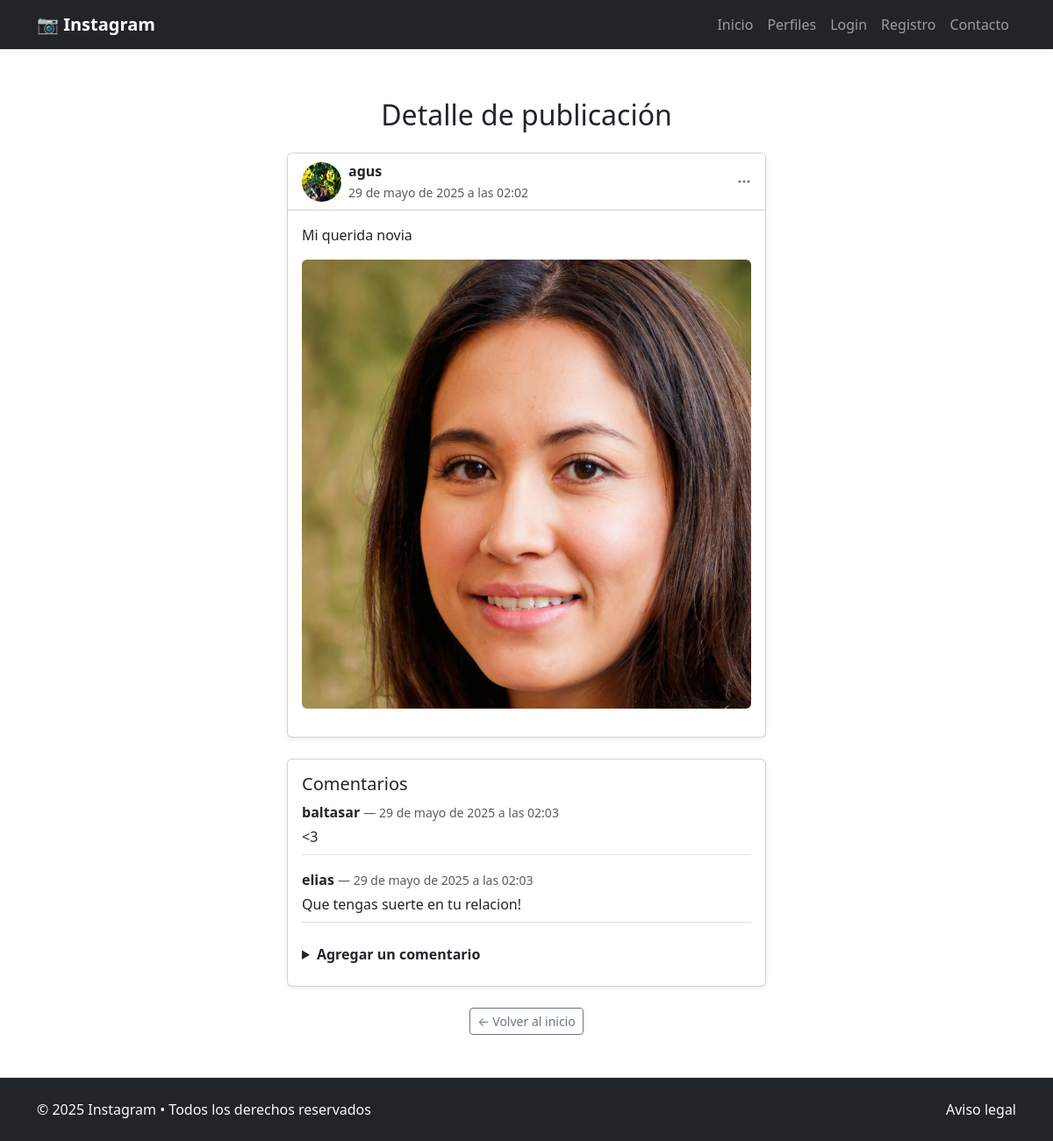
Screenshot of /posts/8/ with the database file from the repository.
### posts/models.py (models this page shows, shortened)
class Post(models.Model):
    user = models.ForeignKey(User, on_delete=models.CASCADE, related_name="posts", verbose_name="Usuario")
    image = models.ImageField(upload_to="posts_images/", verbose_name="Imagen")
    caption = models.TextField(max_length=500, blank=True, verbose_name="Descripcion")
    created_at = models.DateTimeField(auto_now_add=True, verbose_name="Fecha de creacion")
    likes = models.ManyToManyField(User, related_name="liked_post", verbose_name="N° de Likes")
    class Meta:
        verbose_name = "Post"
        verbose_name_plural = "Posts"

class Comment(models.Model):
    post = models.ForeignKey(Post, verbose_name="Post al que pertence el comentario", on_delete=models.CASCADE,
                            related_name="comments")
    user = models.ForeignKey(User, verbose_name="Autor", on_delete=models.CASCADE, related_name="comments")
    text = models.TextField(verbose_name="Contenido del comentario", max_length=300)
    created_at = models.DateTimeField(auto_now_add=True, verbose_name="Fecha de creacion del comentario")
    class Meta:
        verbose_name = "Comentario"
        verbose_name_plural = "Comentarios"
        ordering = ["-created_at"]

### profiles/models.py (models this page shows, shortened)
class UserProfile(models.Model):
    user = models.OneToOneField(User, on_delete=models.CASCADE, related_name="profile")
    profile_picture = models.ImageField(verbose_name="Imagen de perfil", upload_to="profile_pictures/", null=True, blank=True)
    bio = models.TextField(verbose_name="Biografia", max_length=500, blank=True)
    birth_date = models.DateField(verbose_name="Fecha de nacimiento", null=True, blank=True)
    followers = models.ManyToManyField("self", related_name="following", symmetrical=False, through="Follow")
    class Meta:
        verbose_name = "Perfil"
        verbose_name_plural = "Perfiles"

### posts/views.py (the view, shortened to what this page needs)
# urls.py: path("posts/<pk>/", PostDetailView.as_view(), name="post_detail"),
class PostDetailView(DetailView, CreateView):
    model = Post
    template_name = 'posts/post_detail.html'
    context_object_name = 'post'
    form_class = CommentCreateForm

### instagram/templates/posts/post_detail.html (shortened to what this page needs)
{% extends "general/layout.html" %}
{% load crispy_forms_tags %}
{% block page_content %}
<div class="container my-5">
  <h2 class="mb-4 text-center">Detalle de publicación</h2>
  <div class="row justify-content-center">
    <article class="col-md-8 col-lg-6">
      <div class="card shadow-sm mb-4">
        <div class="card-header d-flex align-items-center justify-content-between bg-white">
          <div class="d-flex align-items-center">
            <img src="{{ post.user.profile.profile_picture.url }}" class="rounded-circle me-2" width="45" height="45" alt="Avatar">
            <div>
              <strong>{{ post.user.username }}</strong><br>
              <small class="text-muted">{{ post.created_at }}</small>
            </div>
          </div>
          <i class="bi bi-three-dots text-secondary"></i>
        </div>
        <div class="card-body">
          <p class="mb-3">{{ post.caption }}</p>
          <img src="{{ post.image.url }}" class="img-fluid rounded mb-3" alt="Imagen del post">
        </div>
      </div>
      <section class="card shadow-sm mb-4">
        <div class="card-body">
          <h5 class="card-title">Comentarios</h5>
          {% if post.comments.all.count %}
            {% for comment in post.comments.all %}
              <div class="mb-3 border-bottom pb-2">
                <p class="mb-1">
                  <strong>{{ comment.user.username }}</strong>
                  <span class="text-muted small">— {{ comment.created_at }}</span>
                </p>
                <p class="mb-0">{{ comment.text }}</p>
              </div>
            {% endfor %}
          {% else %}
            <p class="text-muted">No hay comentarios.</p>
          {% endif %}
          <details class="mt-4">
            <summary class="mb-2 fw-semibold">Agregar un comentario</summary>
          </details>
        </div>
      </section>
      <div class="text-center mt-3">
        <a href="{% url 'home' %}" class="btn btn-outline-secondary btn-sm">← Volver al inicio</a>
      </div>
    </article>
  </div>
</div>
{% endblock %}

### rows the page displays
Post: user.profile.profile_picture (picture), user.username "agus", created_at "29 de mayo de 2025 a las 02:02", caption "Mi querida novia", image (picture)
Comment: user.username "baltasar", created_at "29 de mayo de 2025 a las 02:03", text "<3"
Comment: user.username "elias", created_at "29 de mayo de 2025 a las 02:03", text "Que tengas suerte en tu relacion!"
